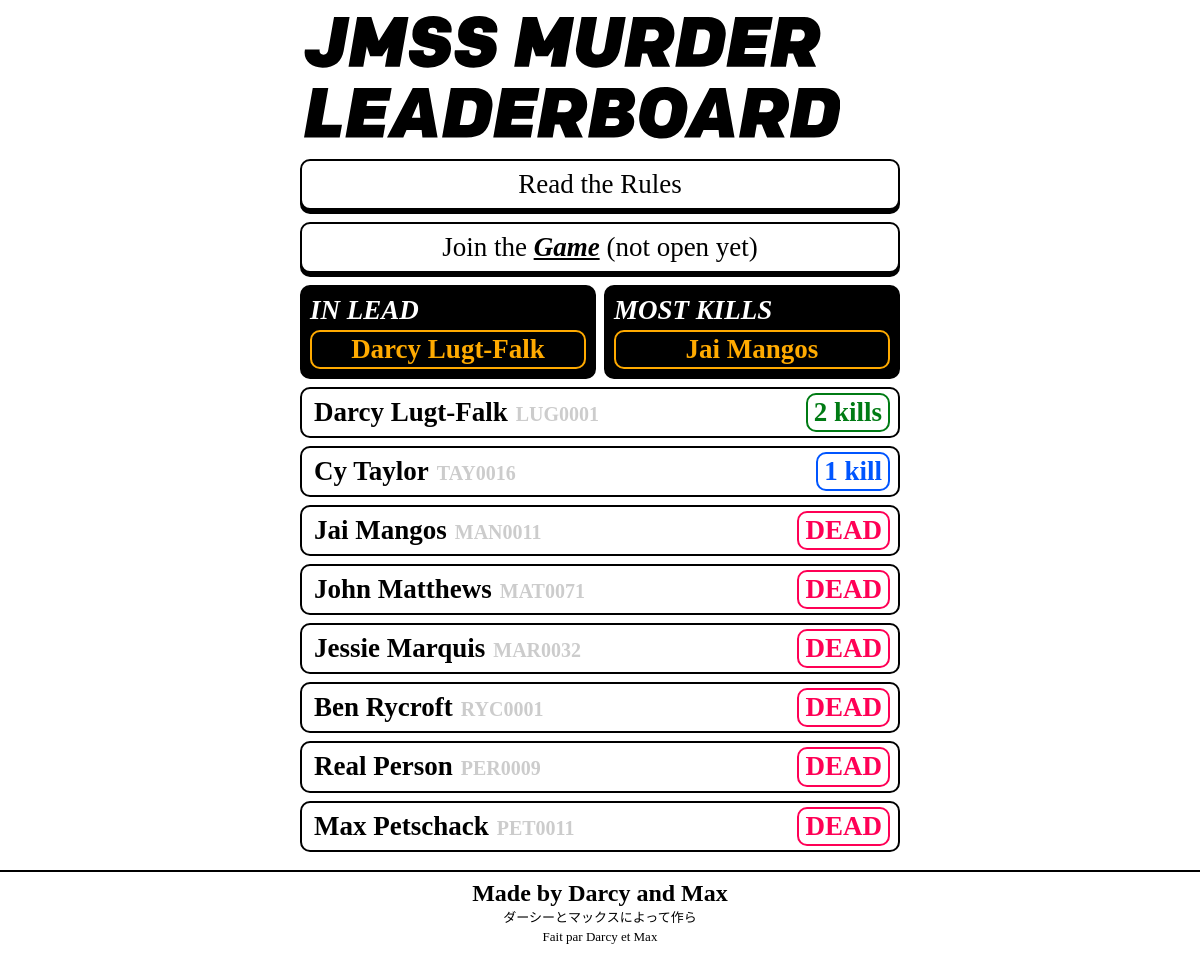
The page / on the database its author committed.
### tables this page shows
CREATE TABLE "players" (
	`code`	TEXT,
	`kills`	INTEGER,
	`alive`	INTEGER,
	`name`	TEXT
);

### main.py (the view)
@app.route('/')
def main():
    conn = sqlite3.connect('./main.db')
    curs = conn.cursor()
    curs.execute('SELECT * FROM players')
    players = curs.fetchall()
    if players == []:
        players = (('PLA0001',0,1,'Add players'),)
        conn.close()
        return render_template('index.html',players=players,kill_rank=players)
    else:
        conn.close()
        return render_template('index.html',players=default_sort(players),kill_rank=kills_sort(players))

### main.py (called while the page is built)
def default_sort(players):
    living,dead = [],[]
    for x in players:
        if x[2] == 1:
            living.append(x)
        else:
            dead.append(x)
    living.sort(key=lambda x: x[1])
    dead.sort(key=lambda x: x[1])
    return living[::-1]+dead[::-1]

def kills_sort(players):
    players = [list(x) for x in players]
    players.sort(key=lambda x: x[1])
    players = players[::-1]
    return players

### templates/index.html (shortened to what this page needs)
{% extends "base.html" %}
{% block content %}
	<a href="https://docs.google.com/document/d/11J-Z8qToGyedejeO32e6gcCYji0lLOtfI6vO_ZIahck/edit?usp=sharing" class="">
		<div class="button">
			<span class="button__text button__text--thin">Read the Rules</span>
		</div>
	</a>
	<a href="https://forms.gle/zqRATLuCW3zDNNyC7" class="">
		<div class="button button--sort">
			<span class="button__text button__text--thin">Join the <span class="button__text button__text--var">Game</span> (not open yet)</span>
		</div>
	</a>
	<div class="fukol">
		<div class="fukol-grid">
			<div class="top-spot">
				<div class="top-spot__container">
					<div class="top-spot-award">
						<span class="top-spot-award__text">
							IN LEAD
						</span>
					</div>
					<div class="top-spot-user">
						<span class="top-spot-user__text">
							{{players[0][3]}}
						</span>
					</div>
				</div>
			</div>
			<div class="top-spot">
				<div class="top-spot__container">
					<div class="top-spot-award">
						<span class="top-spot-award__text">
							MOST KILLS
						</span>
					</div>
					<div class="top-spot-user">
						<span class="top-spot-user__text">
							{{kill_rank[0][3]}}
						</span>
					</div>
				</div>
			</div>
		</div>
	</div>
	{% for player in players %}
	<a href="javascript:alert('{{player[3]}} has killed {{player[1]}} {% if player[1] != 1 %}people{% else %}person{% endif %}')">
	<div class="leaderboard-item">
		<div class="leaderboard-item__container">
			<div class="leaderboard-user">
				<span class="leaderboard-user__text">{{player[3]}}</span>
				<span class="leaderboard-user__subtext">{{player[0]}}</span>
			</div>
			<div class="leaderboard-status leaderboard-status--desktop leaderboard-status--{% if loop.index == 1 %}first{% else %}{% if player[2] != 1 %}dead{%else%}not-top {%endif%}{% endif %}">
				<span class="leaderboard-status__text">{% if player[2] != 1 %}DEAD{%else%}{{player[1]}} kill{% if player[1] != 1 %}s{% endif %} {%endif%}</span>
			</div>
		</div>
	</div>
	</a>
{% endfor %}
{% endblock %}

### templates/base.html (shortened to what this page needs)
<!DOCTYPE html>
<html lang="en">
<head>
    <link rel="stylesheet" href="https://cdnjs.cloudflare.com/ajax/libs/normalize/8.0.1/normalize.min.css" type="text/css" media="screen" charset="utf-8" />
	<link rel="stylesheet" href="https://gitcdn.xyz/repo/ehne/6e3aecbf876bd1b84be8c4355f1deba3/raw/b0a68fb5be6078a3a61ef2ec2ce7798b191fecde/SF.css">
    <link href="{{ url_for('static', filename='main.css') }}?q=123" type="text/css" rel="stylesheet">
    <link rel="stylesheet" href="https://cdn.darcylf.me/kube721/dist/css/kube.form.css">
</head>
<body>
    <div class="ui">
        <header class="header">
            <a href="/">
                </a>
            </header>
        {% block content %}{% endblock %}
    </div>
    <footer class="footer">
        <div class="footer__title">Made by Darcy and Max</div>
        <div class="footer__subtitle">ダーシーとマックスによって作ら</div>
        <div class="footer__subtitle footer__subtitle--fr">Fait par Darcy et Max</div>
    </footer>
</body>
</html>

### static/main.css (style rules this page uses)
.ui { max-width: 600px; margin-left: auto; margin-right: auto; padding: 8px; min-height: calc(100vh - 100px); padding-bottom: 10px; }
a { text-decoration: none; color: #000; }
body { font-family: "San Francisco"; font-weight: 600; overflow: auto; }
.leaderboard-item { background: #FFFFFF; border: 2px solid #000000; border-radius: 10px; page-break-after: 8px; margin-bottom: 8px; }
.leaderboard-item__container { display: flex; flex: 1; display: flex; padding-left: 8px; padding-right: 8px; padding-top: 4px; padding-bottom: 4px; }
.leaderboard-user { vertical-align: middle; border: 2px solid #fff; padding: 2px; }
.leaderboard-user__text { font-size: 27px; color: #000000; font-weight: 600; }
.leaderboard-user__subtext { font-size: 20px; color: #ccc; font-weight: 700; margin-left: 4px; }
.leaderboard-status { margin-left: auto; flex: none; border: 2px solid #000; border-radius: 10px; padding: 2px; color: #000; }
.leaderboard-status--first { border: 2px solid #007B14; color: #007B14; }
.leaderboard-status--not-top { border: 2px solid #05f; color: #05f; }
.leaderboard-status--dead { border: 2px solid #f05; color: #f05; }
.leaderboard-status__text { font-size: 27px; text-align: center; padding-left: 4px; padding-right: 4px; font-weight: 800; }
.leaderboard-status--desktop { display: block; }
.button { background: #FFFFFF; border: 2px solid #000000; box-shadow: 0 4px 0 0 #000000; border-radius: 10px; text-align: center; page-break-after: 8px; padding: 8px; margin-bottom: 12px; margin-top: 8px; }
.button__text { font-size: 27px; text-align: center; font-weight: 800; }
.button__text--thin { font-weight: 400; }
.button__text--var { font-style: italic; text-decoration: underline; }
.button--sort { margin-top: 12px; }
.header { padding-top: 8px; padding-bottom: 8px; padding-left: 4px; }
.footer { border-top: 2px solid #000; padding-bottom: 8px; height: 80px; }
.footer__title { padding-top: 8px; font-size: 24px; color: #000000; text-align: center; }
.footer__subtitle { font-size: 13px; color: #000000; text-align: center; font-weight: 300; padding-top: 4px; }
.footer__subtitle--fr { font-size: 13px; font-weight: 400; }
.top-spot { background: #000; border: 2px solid #000000; border-radius: 10px; page-break-after: 8px; margin-bottom: 8px; }
.top-spot__container { padding: 8px; }
.top-spot-award__text { font-size: 27px; font-weight: 800; color: #fff; font-style: italic; }
.top-spot-user { border: 2px solid #fa0; border-radius: 10px; padding: 2px; color: #fa0; text-align: center; margin-top: 4px; }
.top-spot-user__text { font-size: 27px; text-align: center; padding-left: 4px; padding-right: 4px; font-weight: 800; }
.fukol { margin-bottom: 8px; }
.fukol-grid { display: flex; flex-wrap: wrap; margin: -4px; }
.fukol-grid > * { flex: 1 0 13em; margin: 4px; }

### rows shown on the page
players: name "Darcy Lugt-Falk", code "LUG0001", kills "2"
players: name "Jai Mangos", code "MAN0011", alive "DEAD"
players: name "Cy Taylor", code "TAY0016", kills "1"
players: name "John Matthews", code "MAT0071", alive "DEAD"
players: name "Jessie Marquis", code "MAR0032", alive "DEAD"
players: name "Ben Rycroft", code "RYC0001", alive "DEAD"
players: name "Real Person", code "PER0009", alive "DEAD"
players: name "Max Petschack", code "PET0011", alive "DEAD"
